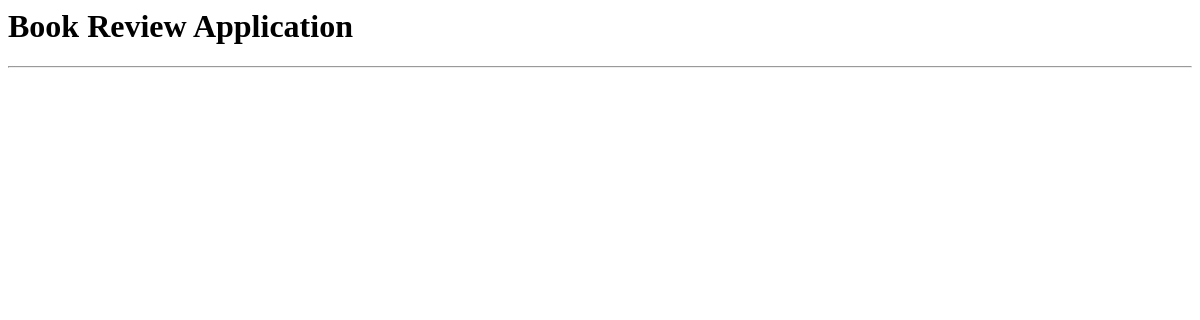
Before: /book_list/ with the older database file.
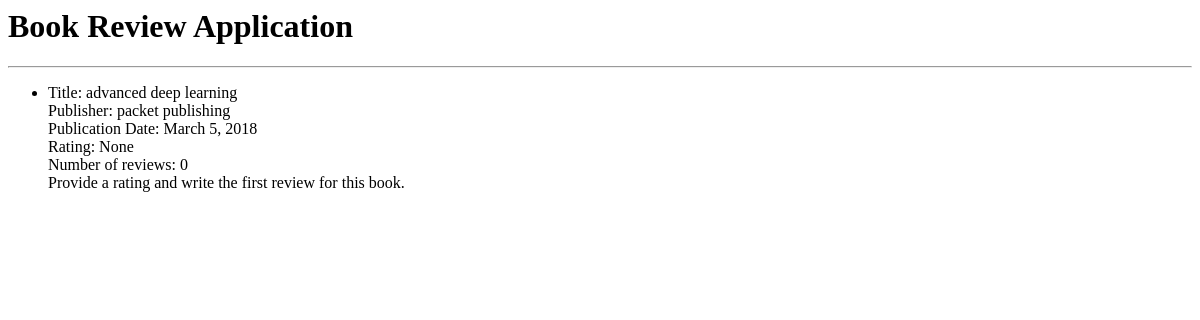
After: the same page with the newer database file.
### reviews/models.py (models this page shows, shortened)
class Book(models.Model):
    title = models.CharField(max_length=70,
                             help_text="The title of the book.")
    publication_date = models.DateField(
        verbose_name="Date the book was published.")
    isbn = models.CharField(max_length=20,
                            verbose_name="ISBN number of the book.")
    publisher = models.ForeignKey(Publisher,
                                  on_delete=models.CASCADE)
    contributors = models.ManyToManyField('Contributor',
                                          through="BookContributor")

class Publisher(models.Model):
    name = models.CharField(max_length=50,
                            help_text="The name of the Publisher.")
    website = models.URLField(help_text="The Publisher's website.")
    email = models.EmailField(help_text="The Publisher's email address.")
    def __str__(self):
        return self.name

### reviews/views.py (the view)
# urls.py: path('book_list/', views.book_list, name = 'book_list'),
def book_list(request):
    books = Book.objects.all()
    book_list = []
    for book in books:
        reviews = book.review_set.all()
        if reviews:
            book_rating = average_rating([review.rating for review in reviews])
            number_of_reviews = len(reviews)
        else:
            book_rating = None
            number_of_reviews = 0
        book_list.append({'book': book,
                          'book_rating': book_rating,
                          'number_of_reviews': number_of_reviews})
    context = {
        'book_list': book_list
    }
    return render(request, 'reviews/book_list.html', context = context)

### reviews/templates/reviews/book_list.html (shortened to what this page needs)
<html lang="en">
<head>
</head>
<body>
    <h1>Book Review Application</h1>
    <hr>
    <ul>
        {% for item in book_list %}
        <li>
            <span>Title: </span> <span>{{ item.book.title }}</span>
            <br>
            <span>Publisher: </span><span>{{ item.book.publisher }}</span>
            <br>
            <span>Publication Date: </span><span>{{ item.book.publication_date }}</span>
            <br>
            <span>Rating: </span><span>{{ item.book_rating }}</span>
            <br>
            <span>Number of reviews: </span><span>{{ item.number_of_reviews }}</span>
            <br>
            {% if item.book_rating is null %}
            <span>Provide a rating and write the first review for this book.</span>
            <br>
            {% endif %}
        </li>
      <br>
        {% endfor %}
    </ul>
</body>
</html>

Changed rows visible on the page:
added Book: book "advanced deep learning", book.publisher "packet publishing", book.publication_date "March 5, 2018", book_rating "None", number_of_reviews "0"
